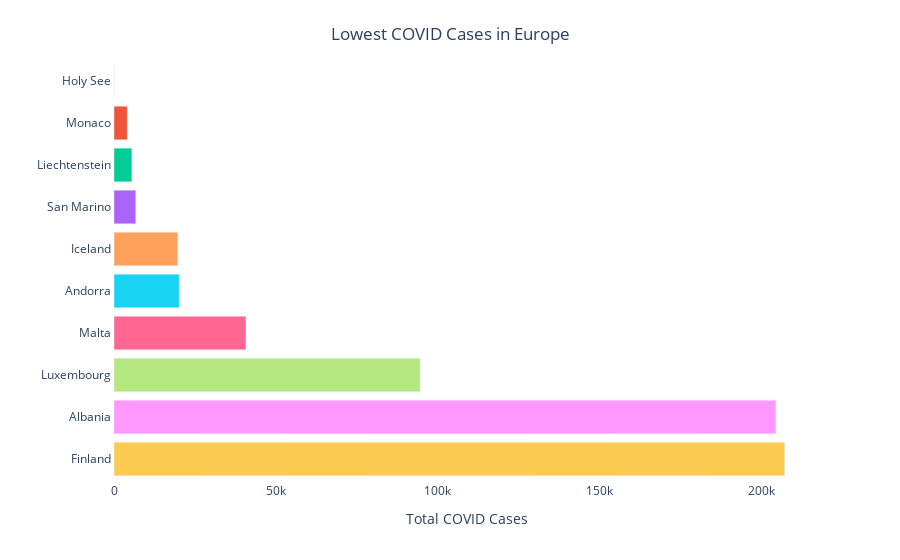

The notebook cell this image was saved under:
### Code cell
fig = px.bar(lowest_cases, y="country", x="confirmed", orientation='h', color = "country")

fig.update_layout(plot_bgcolor = "white",
                  showlegend=False,
                  xaxis = dict(title = "Total COVID Cases", linecolor = "white"),
                  yaxis = dict(title = " ", linecolor = "white"),
                  title={ 'text': "Lowest COVID Cases in Europe",
                    'y':0.95,
                    'x':0.5})

fig.show()

### Figure 1 — Plotly figure (JSON) as saved in the notebook; plotly's stock layout.template omitted (floating-point values rounded to 4 significant figures)
{"data": [{"alignmentgroup": "True", "hovertemplate": "country=%{y}<br>confirmed=%{x}<extra></extra>", "legendgroup": "Holy See", "marker": {"color": "#636efa", "pattern": {"shape": ""}}, "name": "Holy See", "offsetgroup": "Holy See", "orientation": "h", "showlegend": true, "textposition": "auto", "type": "bar", "x": [27], "xaxis": "x", "y": ["Holy See"], "yaxis": "y"}, {"alignmentgroup": "True", "hovertemplate": "country=%{y}<br>confirmed=%{x}<extra></extra>", "legendgroup": "Monaco", "marker": {"color": "#EF553B", "pattern": {"shape": ""}}, "name": "Monaco", "offsetgroup": "Monaco", "orientation": "h", "showlegend": true, "textposition": "auto", "type": "bar", "x": [4114], "xaxis": "x", "y": ["Monaco"], "yaxis": "y"}, {"alignmentgroup": "True", "hovertemplate": "country=%{y}<br>confirmed=%{x}<extra></extra>", "legendgroup": "Liechtenstein", "marker": {"color": "#00cc96", "pattern": {"shape": ""}}, "name": "Liechtenstein", "offsetgroup": "Liechtenstein", "orientation": "h", "showlegend": true, "textposition": "auto", "type": "bar", "x": [5512], "xaxis": "x", "y": ["Liechtenstein"], "yaxis": "y"}, {"alignmentgroup": "True", "hovertemplate": "country=%{y}<br>confirmed=%{x}<extra></extra>", "legendgroup": "San Marino", "marker": {"color": "#ab63fa", "pattern": {"shape": ""}}, "name": "San Marino", "offsetgroup": "San Marino", "orientation": "h", "showlegend": true, "textposition": "auto", "type": "bar", "x": [6719], "xaxis": "x", "y": ["San Marino"], "yaxis": "y"}, {"alignmentgroup": "True", "hovertemplate": "country=%{y}<br>confirmed=%{x}<extra></extra>", "legendgroup": "Iceland", "marker": {"color": "#FFA15A", "pattern": {"shape": ""}}, "name": "Iceland", "offsetgroup": "Iceland", "orientation": "h", "showlegend": true, "textposition": "auto", "type": "bar", "x": [19708], "xaxis": "x", "y": ["Iceland"], "yaxis": "y"}, {"alignmentgroup": "True", "hovertemplate": "country=%{y}<br>confirmed=%{x}<extra></extra>", "legendgroup": "Andorra", "marker": {"color": "#19d3f3", "pattern": {"shape": ""}}, "name": "Andorra", "offsetgroup": "Andorra", "orientation": "h", "showlegend": true, "textposition": "auto", "type": "bar", "x": [20136], "xaxis": "x", "y": ["Andorra"], "yaxis": "y"}, {"alignmentgroup": "True", "hovertemplate": "country=%{y}<br>confirmed=%{x}<extra></extra>", "legendgroup": "Malta", "marker": {"color": "#FF6692", "pattern": {"shape": ""}}, "name": "Malta", "offsetgroup": "Malta", "orientation": "h", "showlegend": true, "textposition": "auto", "type": "bar", "x": [40724], "xaxis": "x", "y": ["Malta"], "yaxis": "y"}, {"alignmentgroup": "True", "hovertemplate": "country=%{y}<br>confirmed=%{x}<extra></extra>", "legendgroup": "Luxembourg", "marker": {"color": "#B6E880", "pattern": {"shape": ""}}, "name": "Luxembourg", "offsetgroup": "Luxembourg", "orientation": "h", "showlegend": true, "textposition": "auto", "type": "bar", "x": [94511], "xaxis": "x", "y": ["Luxembourg"], "yaxis": "y"}, {"alignmentgroup": "True", "hovertemplate": "country=%{y}<br>confirmed=%{x}<extra></extra>", "legendgroup": "Albania", "marker": {"color": "#FF97FF", "pattern": {"shape": ""}}, "name": "Albania", "offsetgroup": "Albania", "orientation": "h", "showlegend": true, "textposition": "auto", "type": "bar", "x": [204301], "xaxis": "x", "y": ["Albania"], "yaxis": "y"}, {"alignmentgroup": "True", "hovertemplate": "country=%{y}<br>confirmed=%{x}<extra></extra>", "legendgroup": "Finland", "marker": {"color": "#FECB52", "pattern": {"shape": ""}}, "name": "Finland", "offsetgroup": "Finland", "orientation": "h", "showlegend": true, "textposition": "auto", "type": "bar", "x": [207033], "xaxis": "x", "y": ["Finland"], "yaxis": "y"}], "layout": {"barmode": "relative", "legend": {"title": {"text": "country"}, "tracegroupgap": 0}, "margin": {"t": 60}, "plot_bgcolor": "white", "showlegend": false, "title": {"text": "Lowest COVID Cases in Europe", "x": 0.5, "y": 0.95}, "xaxis": {"anchor": "y", "domain": [0, 1], "linecolor": "white", "title": {"text": "Total COVID Cases"}}, "yaxis": {"anchor": "x", "categoryarray": ["Finland", "Albania", "Luxembourg", "Malta", "Andorra", "Iceland", "San Marino", "Liechtenstein", "Monaco", "Holy See"], "categoryorder": "array", "domain": [0, 1], "linecolor": "white", "title": {"text": " "}}}}
